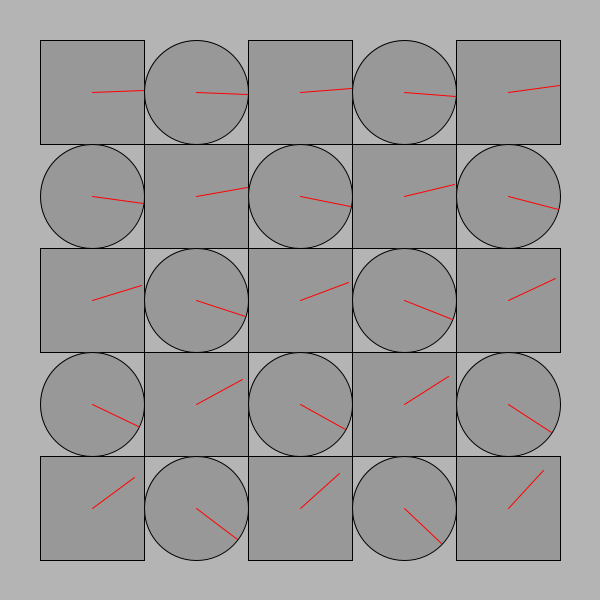
Frame 1 (no input)
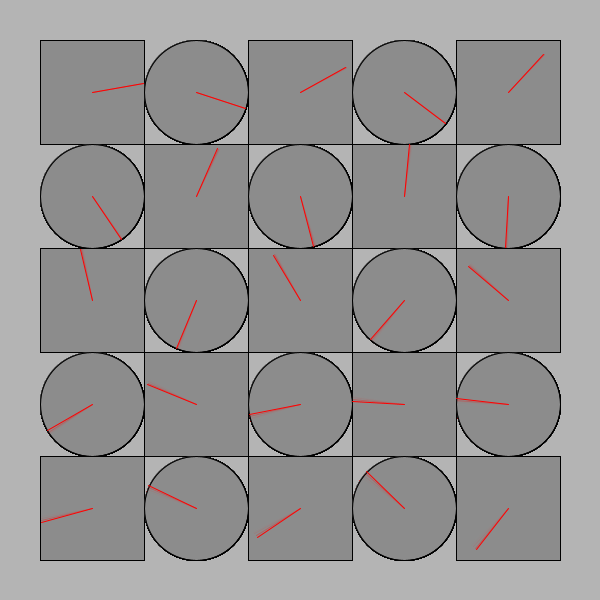
Frame 60 (the mouse pressed at the canvas centre just before this capture)
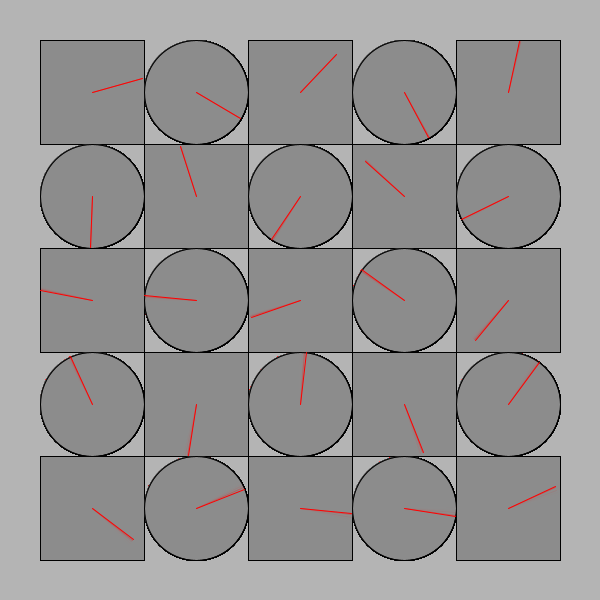
Frame 120 (the mouse held since frame 60 and released just before this capture)

The Processing sketch that drew these frames (run headless with seeded random() and noise(); from frame 60 on, the mouse is pressed at the canvas centre):

// Processing sketch: processing_152357
// ── processing_152357.pde

/*
 * Creative Coding
 * Week 2, 04 - The Clocks!
 * by Indae Hwang and Jon McCormack
 * Copyright (c) 2014 Monash University
 *
 * This program draws a grid of circular "clocks", whose hands move according to the elasped time.
 * The higher the clock number the faster it moves, the first clock takes 1 min to go all the way around.
 * The function "movingCircle" is used to draw each clock. It is passed the position, size and hand angle
 * as arguments.
 *
 * Updated version: this updated version correctly sets margin and gutter distances
 *
 * Updated 19/06/14 by David Anderson to show alternate circle and square, with line within square rotating in opposite direction
 * 
 */

void setup() {
  size(600, 600);
  background(180);
  rectMode(CENTER);
  ellipseMode(CENTER);
  noStroke();
}


void draw() {
//  background(180);
  noStroke();

  int num = 5;  // the number of rows and columns
  int margin = 40; // margin between the edges of the screen and the circles

  float gutter = 0; //distance between each cell
  float cellsize = ( width - (2 * margin) - gutter * (num - 1) ) / num; // size of each circle

  int circleNumber = 0; // counter

  for (int i=0; i<num; i++) { // column in y
    for (int j=0; j<num; j++) { // row in x
      ++circleNumber;

      float tx = margin + cellsize/2  + (cellsize + gutter) * j;
      float ty = margin + cellsize/2  + (cellsize + gutter) * i;
      
      if(circleNumber % 2 == 0)
        movingCircle(tx, ty, cellsize, circleNumber * TWO_PI * millis() / 60000.0);
      else
        movingCircle2(tx, ty, cellsize, circleNumber * TWO_PI * millis() / 60000.0);
    }
  }
}//end of draw 


void movingCircle(float x, float y, float size, float angle) {

  // calculate endpoint of the line
  float tempX = x + (size / 2) * cos(angle);
  float tempY = y + (size / 2) * sin(angle);

  stroke(0);
  strokeWeight(1);
  fill(140, 180);
  ellipse(x, y, size, size); // circle

  stroke(255, 0, 0);
  line(x, y, tempX, tempY); // red line
}

void movingCircle2(float x, float y, float size, float angle) {

  // calculate endpoint of the line
  float tempX = x + (size / 2) * cos(angle);
  float tempY = y - (size / 2) * sin(angle);

  stroke(0);
  strokeWeight(1);
  fill(140, 180);
  rect(x, y, size, size); // square

  stroke(255, 0, 0);
  line(x, y, tempX, tempY); // red line
}
